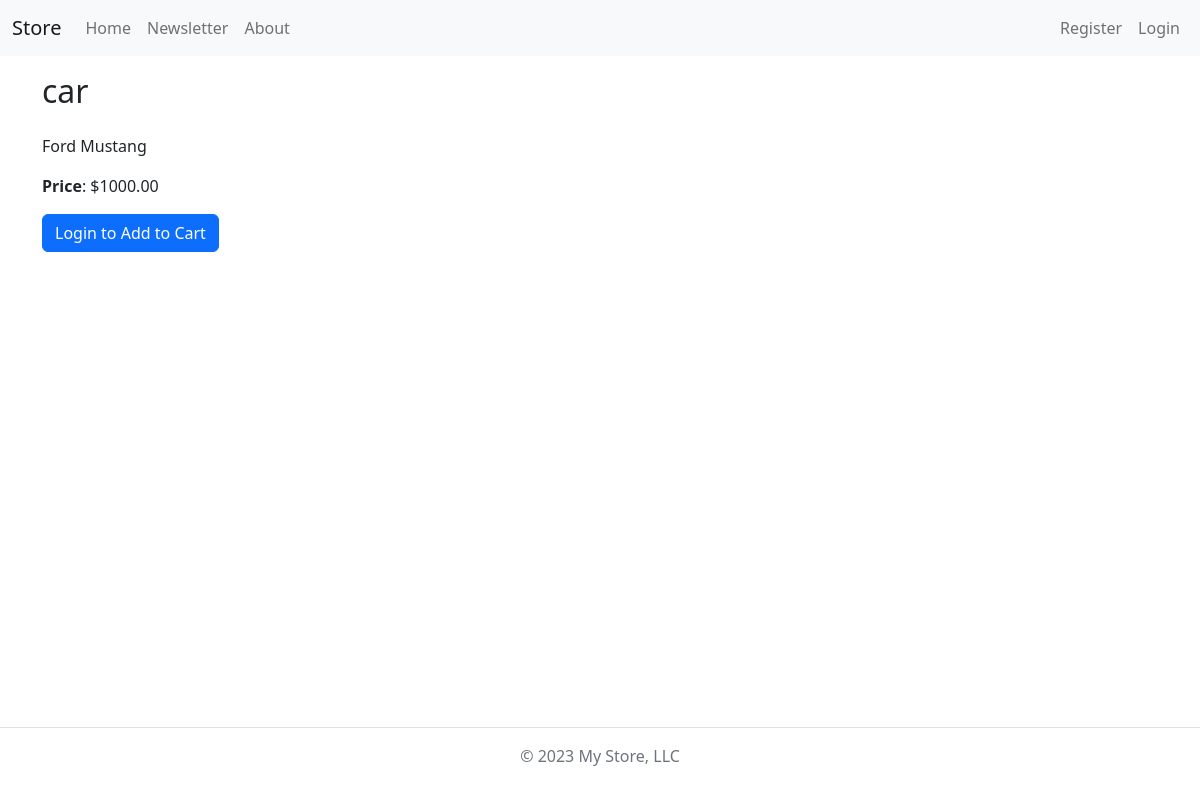
The page /products/1/ on the database its author committed.
### products/models.py (models this page shows, shortened)
class Product(models.Model):
    name = models.CharField(max_length=254)
    description = models.CharField(max_length=254)
    price = models.DecimalField(max_digits=10, decimal_places=2)

### products/views.py (the view)
class ProductDetailView(DetailView):
    model = Product
    pk_url_kwarg = 'product_id'
    template_name = 'product_details.html'

### templates/product_details.html
{% extends 'base.html' %}
{% block header %}
<h2>{{ product.name }}</h2>
{% endblock header %}
{% block content %}
    <p>
    {{ product.description }}
    </p>
    <p><strong>Price</strong>: ${{ product.price }}</p>
    {% if user.is_authenticated %}
    <form action="{% url "carts:add" product.pk %}" method="post">
        {% csrf_token %}
        <button type="submit" class="btn btn-primary">Add to Cart</button>
    </form>
    {% else %}
    <a href="{% url "users:login" %}?next={{ request.get_full_path }}" class="btn btn-primary">Login to Add to Cart</a>
    {% endif %}
{% endblock content %}

### rows shown on the page
Product: name "car", description "Ford Mustang", price "1000.00"
